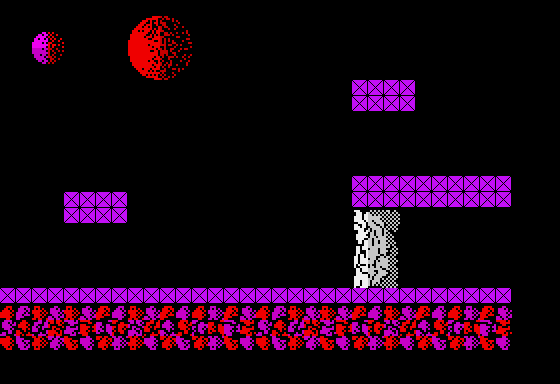

This is a level from a 2D game, rendered from its Tiled map with the project's own tilesets. A one-line summary and the map file follow, with tile-layer data summarised:
An orthogonal 35x24 tile map with 16x16 px tiles, 4 tile layers (Stars, Tile Layer 1, Tile Layer 2, Collision), 16 tilesets and 6 objects (2x teleport, piston, vitorc, turret, ammo_pack).

<map version="1.0" orientation="orthogonal" width="35" height="24" tilewidth="16" tileheight="16">
 <properties>
  <property name="background_color" value="#000000" />
  <property name="nextLevel" value="L01S04" />
 </properties>
 <tileset firstgid="1" name="tiles" tilewidth="16" tileheight="16">
  <image source="../images/tiles.gif" width="240" height="512" />
 </tileset>
 <tileset firstgid="481" name="metatiles" tilewidth="16" tileheight="16">
  <image source="../images/metatiles.gif" width="128" height="16" />
  <tile id="0">
   <properties>
    <property name="type" value="solid" />
   </properties>
  </tile>
 </tileset>
 <tileset firstgid="489" name="ship" tilewidth="176" tileheight="128">
  <image source="../images/ship.gif" width="176" height="128" />
 </tileset>
 <tileset firstgid="490" name="gate" tilewidth="176" tileheight="144">
  <image source="../images/gate.gif" width="176" height="144" />
 </tileset>
 <tileset firstgid="491" name="rocks" tilewidth="512" tileheight="48">
  <image source="../images/rocks.gif" width="512" height="48" />
 </tileset>
 <tileset firstgid="492" name="ship_fire" tilewidth="16" tileheight="32">
  <image source="../images/ship_fire.gif" width="48" height="128" />
 </tileset>
 <tileset firstgid="504" name="light" tilewidth="16" tileheight="16">
  <image source="../images/light.gif" width="128" height="32" />
 </tileset>
 <tileset firstgid="520" name="vitorc" tilewidth="48" tileheight="64">
  <image source="../images/vitorc.gif" width="528" height="64" />
 </tileset>
 <tileset firstgid="531" name="turret" tilewidth="96" tileheight="80">
  <image source="../images/turret.gif" width="96" height="80" />
 </tileset>
 <tileset firstgid="532" name="cocoon" tilewidth="80" tileheight="128">
  <image source="../images/cocoon.gif" width="80" height="128" />
 </tileset>
 <tileset firstgid="533" name="radar" tilewidth="80" tileheight="128">
  <image source="../images/radar.gif" width="80" height="128" />
 </tileset>
 <tileset firstgid="534" name="rocket" tilewidth="64" tileheight="96">
  <image source="../images/rocket.gif" width="64" height="96" />
 </tileset>
 <tileset firstgid="535" name="grenade_pack" tilewidth="32" tileheight="32">
  <image source="../images/grenade_pack.gif" width="32" height="32" />
 </tileset>
 <tileset firstgid="536" name="teleport" tilewidth="64" tileheight="96">
  <image source="../images/teleport.gif" width="512" height="96" />
 </tileset>
 <tileset firstgid="544" name="piston" tilewidth="48" tileheight="64">
  <image source="../images/piston.gif" width="48" height="64" />
 </tileset>
 <tileset firstgid="545" name="ammo_pack" tilewidth="32" tileheight="32">
  <image source="../images/ammo_pack.gif" width="32" height="32" />
 </tileset>
 <layer name="Stars" width="35" height="24">
  <data>[840 cells, 0 non-empty, 0 distinct tile ids]</data>
 </layer>
 <objectgroup name="Object Layer 3" width="35" height="24">
  <object name="piston" gid="544" x="432" y="288" />
 </objectgroup>
 <layer name="Tile Layer 1" width="35" height="24">
  <data>[840 cells, 73 non-empty, 33 distinct tile ids]</data>
 </layer>
 <objectgroup color="#a41e0c" name="Object Layer 1" width="35" height="24">
  <object name="vitorc" gid="520" x="0" y="288" />
  <object name="turret" gid="531" x="224" y="288" />
  <object name="ammo_pack" gid="545" x="448" y="176" />
 </objectgroup>
 <objectgroup name="Object Layer 2" width="35" height="24">
  <object name="teleport" gid="536" x="64" y="288" />
  <object name="teleport" gid="536" x="352" y="176" />
 </objectgroup>
 <layer name="Tile Layer 2" width="35" height="24">
  <data>[840 cells, 15 non-empty, 15 distinct tile ids]</data>
 </layer>
 <layer name="Collision" width="35" height="24">
  <data>[840 cells, 68 non-empty, 1 distinct tile ids]</data>
 </layer>
</map>
